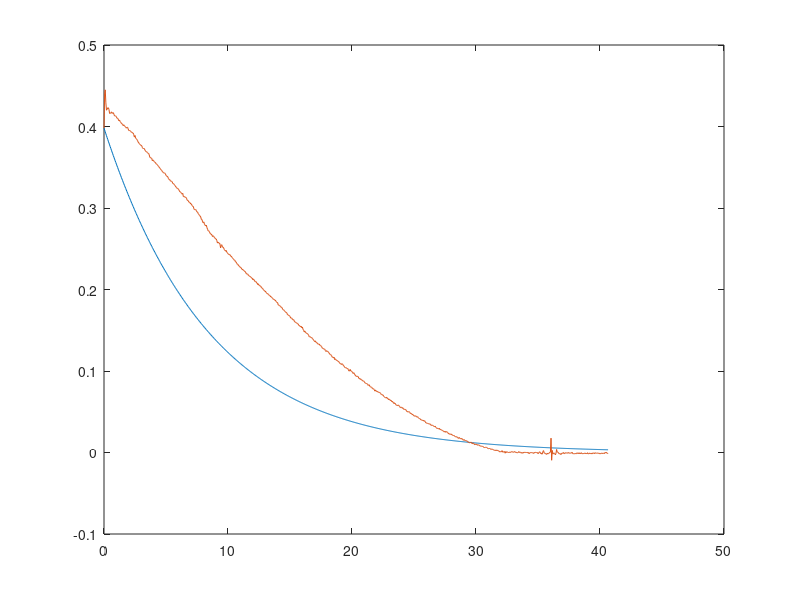
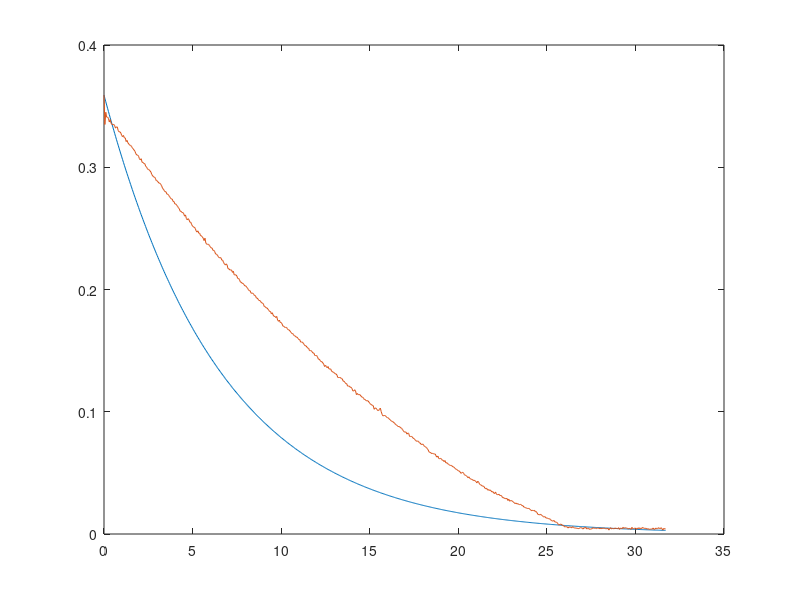

These charts were generated, in order, by the following MATLAB code:
clear all;
close all;

% Top tank

AreaTop = (pi*(0.08)^2)/4;
dTop = 0.295*0.0254;
AdTop = (pi*(0.295*0.0254)^2)/4;

% Bottom tank
AreaBottom = (pi*(0.08)^2)/4;
dBottom = 0.01;
AdBottom = (pi*(0.01)^2)/4;
rho = 1000;
g = 9.81;

[time,H1,H2,Volt]=textread('TT_TopTankDrain_0.295in_3_exc.txt');
H1 = H1(472:size(H1),1)*0.01;

[time_b,H1_b,H2_b,Volt_b]=textread('TT_BottomTankDrain_10mm_4_exc.txt');
H2_b = H2_b(997:size(H2_b),1)*0.01;

% 
% figure(1)
% plot(time,H1,time,H2,time,Volt);
% figure(2)
% plot(time_b,H1_b,time_b,H2_b,time_b,Volt_b);


%Not sure how to find R1 and R2
R1 = 12.88*10^6;
R2 = 16.5889*10^6;

% A = [-rho*g/(R1*AreaTop) 0;rho*g/(R1*AreaBottom) -rho*g/(R2*AreaBottom)];
% B = [K/AreaTop; 0];
% C = [1 0;0 1];
% D = [0;0];
% 
% sys = ss(A,B,C,D);             
% 
% [H1_1,H2_1] = lsim(sys,Volt,time,[0 0]);
%

A = [-rho*g/(R1*AreaTop)];
B = [0];
C = [1];
D = [0];

sys = ss(A,B,C,D);             

time = 0:0.05:31.7;
Ic = (3.59E+01)*0.01;
[H1_1] = initial(sys,Ic,time);


figure(3)
plot(time,H1_1,time,H1);

rms_case1_h1 = rms(H1_1-H1);


A = [-rho*g/(R2*AreaBottom)];
B = [0];
C = [1];
D = [0];

sys2 = ss(A,B,C,D);             

time1 = 0:0.05:40.65;
Ic = (3.98E+01)*0.01;
[H2_1] = initial(sys2,Ic,time1);


figure(2)
plot(time1,H2_1,time1,H2_b);

rms_case1_h2 = rms(H2_1-H2_b);